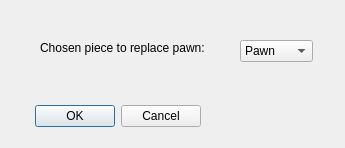
<?xml version="1.0" encoding="UTF-8"?>
<ui version="4.0">
 <class>ReplacePawn</class>
 <widget class="QDialog" name="ReplacePawn">
  <property name="geometry">
   <rect>
    <x>0</x>
    <y>0</y>
    <width>345</width>
    <height>148</height>
   </rect>
  </property>
  <property name="windowTitle">
   <string>Dialog</string>
  </property>
  <widget class="QDialogButtonBox" name="buttonBox">
   <property name="geometry">
    <rect>
     <x>20</x>
     <y>100</y>
     <width>181</width>
     <height>32</height>
    </rect>
   </property>
   <property name="orientation">
    <enum>Qt::Horizontal</enum>
   </property>
   <property name="standardButtons">
    <set>QDialogButtonBox::Cancel|QDialogButtonBox::Ok</set>
   </property>
  </widget>
  <widget class="QLabel" name="label">
   <property name="geometry">
    <rect>
     <x>40</x>
     <y>40</y>
     <width>221</width>
     <height>16</height>
    </rect>
   </property>
   <property name="text">
    <string>Chosen piece to replace pawn:</string>
   </property>
  </widget>
  <widget class="QComboBox" name="comboBox">
   <property name="geometry">
    <rect>
     <x>240</x>
     <y>40</y>
     <width>73</width>
     <height>22</height>
    </rect>
   </property>
   <item>
    <property name="text">
     <string>Pawn</string>
    </property>
   </item>
   <item>
    <property name="text">
     <string>Queen</string>
    </property>
   </item>
   <item>
    <property name="text">
     <string>Rook</string>
    </property>
   </item>
   <item>
    <property name="text">
     <string>Bishop</string>
    </property>
   </item>
   <item>
    <property name="text">
     <string>Knight</string>
    </property>
   </item>
  </widget>
 </widget>
 <resources/>
 <connections/>
</ui>
